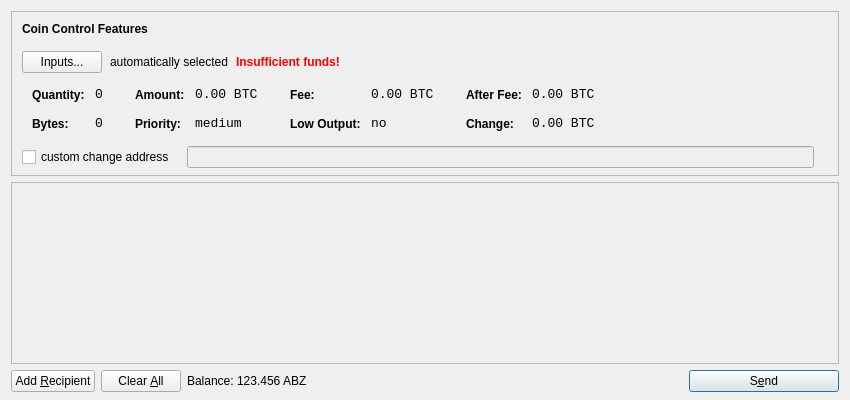
<?xml version="1.0" encoding="UTF-8"?>
<ui version="4.0">
 <class>SendCoinsDialog</class>
 <widget class="QDialog" name="SendCoinsDialog">
  <property name="geometry">
   <rect>
    <x>0</x>
    <y>0</y>
    <width>850</width>
    <height>400</height>
   </rect>
  </property>
  <property name="windowTitle">
   <string>Send Coins</string>
  </property>
  <layout class="QVBoxLayout" name="verticalLayout" stretch="0,1,0">
   <property name="bottomMargin">
    <number>8</number>
   </property>
   <item>
    <widget class="QFrame" name="frameCoinControl">
     <property name="sizePolicy">
      <sizepolicy hsizetype="Expanding" vsizetype="Expanding">
       <horstretch>0</horstretch>
       <verstretch>0</verstretch>
      </sizepolicy>
     </property>
     <property name="maximumSize">
      <size>
       <width>16777215</width>
       <height>16777215</height>
      </size>
     </property>
     <property name="frameShape">
      <enum>QFrame::StyledPanel</enum>
     </property>
     <property name="frameShadow">
      <enum>QFrame::Sunken</enum>
     </property>
     <layout class="QVBoxLayout" name="verticalLayoutCoinControl2">
      <property name="spacing">
       <number>-1</number>
      </property>
      <property name="leftMargin">
       <number>0</number>
      </property>
      <property name="topMargin">
       <number>0</number>
      </property>
      <property name="rightMargin">
       <number>0</number>
      </property>
      <property name="bottomMargin">
       <number>6</number>
      </property>
      <item>
       <layout class="QVBoxLayout" name="verticalLayoutCoinControl" stretch="0,0,0,0,1">
        <property name="spacing">
         <number>0</number>
        </property>
        <property name="leftMargin">
         <number>10</number>
        </property>
        <property name="topMargin">
         <number>10</number>
        </property>
        <item>
         <layout class="QHBoxLayout" name="horizontalLayoutCoinControl1">
          <property name="bottomMargin">
           <number>15</number>
          </property>
          <item>
           <widget class="QLabel" name="labelCoinControlFeatures">
            <property name="sizePolicy">
             <sizepolicy hsizetype="Preferred" vsizetype="Maximum">
              <horstretch>0</horstretch>
              <verstretch>0</verstretch>
             </sizepolicy>
            </property>
            <property name="font">
             <font>
              <weight>75</weight>
              <bold>true</bold>
             </font>
            </property>
            <property name="styleSheet">
             <string notr="true">font-weight:bold;</string>
            </property>
            <property name="text">
             <string>Coin Control Features</string>
            </property>
           </widget>
          </item>
         </layout>
        </item>
        <item>
         <layout class="QHBoxLayout" name="horizontalLayoutCoinControl2" stretch="0,0,0,0">
          <property name="spacing">
           <number>8</number>
          </property>
          <property name="bottomMargin">
           <number>10</number>
          </property>
          <item>
           <widget class="QPushButton" name="pushButtonCoinControl">
            <property name="styleSheet">
             <string notr="true"/>
            </property>
            <property name="text">
             <string>Inputs...</string>
            </property>
           </widget>
          </item>
          <item>
           <widget class="QLabel" name="labelCoinControlAutomaticallySelected">
            <property name="text">
             <string>automatically selected</string>
            </property>
            <property name="margin">
             <number>5</number>
            </property>
           </widget>
          </item>
          <item>
           <widget class="QLabel" name="labelCoinControlInsuffFunds">
            <property name="font">
             <font>
              <weight>75</weight>
              <bold>true</bold>
             </font>
            </property>
            <property name="styleSheet">
             <string notr="true">color:red;font-weight:bold;</string>
            </property>
            <property name="text">
             <string>Insufficient funds!</string>
            </property>
            <property name="margin">
             <number>5</number>
            </property>
           </widget>
          </item>
          <item>
           <spacer name="horizontalSpacerCoinControl">
            <property name="orientation">
             <enum>Qt::Horizontal</enum>
            </property>
            <property name="sizeHint" stdset="0">
             <size>
              <width>40</width>
              <height>1</height>
             </size>
            </property>
           </spacer>
          </item>
         </layout>
        </item>
        <item>
         <widget class="QWidget" name="widgetCoinControl" native="true">
          <property name="sizePolicy">
           <sizepolicy hsizetype="Preferred" vsizetype="Preferred">
            <horstretch>0</horstretch>
            <verstretch>0</verstretch>
           </sizepolicy>
          </property>
          <property name="minimumSize">
           <size>
            <width>0</width>
            <height>0</height>
           </size>
          </property>
          <property name="styleSheet">
           <string notr="true"/>
          </property>
          <layout class="QHBoxLayout" name="horizontalLayoutCoinControl5">
           <property name="margin">
            <number>0</number>
           </property>
           <item>
            <layout class="QHBoxLayout" name="horizontalLayoutCoinControl3" stretch="0,0,0,1">
             <property name="spacing">
              <number>20</number>
             </property>
             <property name="topMargin">
              <number>0</number>
             </property>
             <property name="bottomMargin">
              <number>10</number>
             </property>
             <item>
              <layout class="QFormLayout" name="formLayoutCoinControl1">
               <property name="horizontalSpacing">
                <number>10</number>
               </property>
               <property name="verticalSpacing">
                <number>14</number>
               </property>
               <property name="leftMargin">
                <number>10</number>
               </property>
               <property name="topMargin">
                <number>4</number>
               </property>
               <property name="rightMargin">
                <number>6</number>
               </property>
               <item row="0" column="0">
                <widget class="QLabel" name="labelCoinControlQuantityText">
                 <property name="styleSheet">
                  <string notr="true">font-weight:bold;</string>
                 </property>
                 <property name="text">
                  <string>Quantity:</string>
                 </property>
                 <property name="margin">
                  <number>0</number>
                 </property>
                </widget>
               </item>
               <item row="0" column="1">
                <widget class="QLabel" name="labelCoinControlQuantity">
                 <property name="font">
                  <font>
                   <family>Monospace</family>
                   <pointsize>10</pointsize>
                  </font>
                 </property>
                 <property name="cursor">
                  <cursorShape>IBeamCursor</cursorShape>
                 </property>
                 <property name="contextMenuPolicy">
                  <enum>Qt::ActionsContextMenu</enum>
                 </property>
                 <property name="text">
                  <string notr="true">0</string>
                 </property>
                 <property name="margin">
                  <number>0</number>
                 </property>
                 <property name="textInteractionFlags">
                  <set>Qt::LinksAccessibleByMouse|Qt::TextSelectableByKeyboard|Qt::TextSelectableByMouse</set>
                 </property>
                </widget>
               </item>
               <item row="1" column="0">
                <widget class="QLabel" name="labelCoinControlBytesText">
                 <property name="styleSheet">
                  <string notr="true">font-weight:bold;</string>
                 </property>
                 <property name="text">
                  <string>Bytes:</string>
                 </property>
                </widget>
               </item>
               <item row="1" column="1">
                <widget class="QLabel" name="labelCoinControlBytes">
                 <property name="font">
                  <font>
                   <family>Monospace</family>
                   <pointsize>10</pointsize>
                  </font>
                 </property>
                 <property name="cursor">
                  <cursorShape>IBeamCursor</cursorShape>
                 </property>
                 <property name="contextMenuPolicy">
                  <enum>Qt::ActionsContextMenu</enum>
                 </property>
                 <property name="text">
                  <string notr="true">0</string>
                 </property>
                 <property name="textInteractionFlags">
                  <set>Qt::LinksAccessibleByMouse|Qt::TextSelectableByKeyboard|Qt::TextSelectableByMouse</set>
                 </property>
                </widget>
               </item>
              </layout>
             </item>
             <item>
              <layout class="QFormLayout" name="formLayoutCoinControl2">
               <property name="horizontalSpacing">
                <number>10</number>
               </property>
               <property name="verticalSpacing">
                <number>14</number>
               </property>
               <property name="leftMargin">
                <number>6</number>
               </property>
               <property name="topMargin">
                <number>4</number>
               </property>
               <property name="rightMargin">
                <number>6</number>
               </property>
               <item row="0" column="0">
                <widget class="QLabel" name="labelCoinControlAmountText">
                 <property name="styleSheet">
                  <string notr="true">font-weight:bold;</string>
                 </property>
                 <property name="text">
                  <string>Amount:</string>
                 </property>
                 <property name="margin">
                  <number>0</number>
                 </property>
                </widget>
               </item>
               <item row="0" column="1">
                <widget class="QLabel" name="labelCoinControlAmount">
                 <property name="font">
                  <font>
                   <family>Monospace</family>
                   <pointsize>10</pointsize>
                  </font>
                 </property>
                 <property name="cursor">
                  <cursorShape>IBeamCursor</cursorShape>
                 </property>
                 <property name="contextMenuPolicy">
                  <enum>Qt::ActionsContextMenu</enum>
                 </property>
                 <property name="text">
                  <string notr="true">0.00 BTC</string>
                 </property>
                 <property name="textInteractionFlags">
                  <set>Qt::LinksAccessibleByMouse|Qt::TextSelectableByKeyboard|Qt::TextSelectableByMouse</set>
                 </property>
                </widget>
               </item>
               <item row="1" column="0">
                <widget class="QLabel" name="labelCoinControlPriorityText">
                 <property name="styleSheet">
                  <string notr="true">font-weight:bold;</string>
                 </property>
                 <property name="text">
                  <string>Priority:</string>
                 </property>
                </widget>
               </item>
               <item row="1" column="1">
                <widget class="QLabel" name="labelCoinControlPriority">
                 <property name="font">
                  <font>
                   <family>Monospace</family>
                   <pointsize>10</pointsize>
                  </font>
                 </property>
                 <property name="cursor">
                  <cursorShape>IBeamCursor</cursorShape>
                 </property>
                 <property name="contextMenuPolicy">
                  <enum>Qt::ActionsContextMenu</enum>
                 </property>
                 <property name="text">
                  <string>medium</string>
                 </property>
                 <property name="textInteractionFlags">
                  <set>Qt::LinksAccessibleByMouse|Qt::TextSelectableByKeyboard|Qt::TextSelectableByMouse</set>
                 </property>
                </widget>
               </item>
              </layout>
             </item>
             <item>
              <layout class="QFormLayout" name="formLayoutCoinControl3">
               <property name="horizontalSpacing">
                <number>10</number>
               </property>
               <property name="verticalSpacing">
                <number>14</number>
               </property>
               <property name="leftMargin">
                <number>6</number>
               </property>
               <property name="topMargin">
                <number>4</number>
               </property>
               <property name="rightMargin">
                <number>6</number>
               </property>
               <item row="0" column="0">
                <widget class="QLabel" name="labelCoinControlFeeText">
                 <property name="styleSheet">
                  <string notr="true">font-weight:bold;</string>
                 </property>
                 <property name="text">
                  <string>Fee:</string>
                 </property>
                 <property name="margin">
                  <number>0</number>
                 </property>
                </widget>
               </item>
               <item row="0" column="1">
                <widget class="QLabel" name="labelCoinControlFee">
                 <property name="font">
                  <font>
                   <family>Monospace</family>
                   <pointsize>10</pointsize>
                  </font>
                 </property>
                 <property name="cursor">
                  <cursorShape>IBeamCursor</cursorShape>
                 </property>
                 <property name="contextMenuPolicy">
                  <enum>Qt::ActionsContextMenu</enum>
                 </property>
                 <property name="text">
                  <string notr="true">0.00 BTC</string>
                 </property>
                 <property name="textInteractionFlags">
                  <set>Qt::LinksAccessibleByMouse|Qt::TextSelectableByKeyboard|Qt::TextSelectableByMouse</set>
                 </property>
                </widget>
               </item>
               <item row="1" column="0">
                <widget class="QLabel" name="labelCoinControlLowOutputText">
                 <property name="styleSheet">
                  <string notr="true">font-weight:bold;</string>
                 </property>
                 <property name="text">
                  <string>Low Output:</string>
                 </property>
                </widget>
               </item>
               <item row="1" column="1">
                <widget class="QLabel" name="labelCoinControlLowOutput">
                 <property name="font">
                  <font>
                   <family>Monospace</family>
                   <pointsize>10</pointsize>
                  </font>
                 </property>
                 <property name="cursor">
                  <cursorShape>IBeamCursor</cursorShape>
                 </property>
                 <property name="contextMenuPolicy">
                  <enum>Qt::ActionsContextMenu</enum>
                 </property>
                 <property name="text">
                  <string>no</string>
                 </property>
                 <property name="textInteractionFlags">
                  <set>Qt::LinksAccessibleByMouse|Qt::TextSelectableByKeyboard|Qt::TextSelectableByMouse</set>
                 </property>
                </widget>
               </item>
              </layout>
             </item>
             <item>
              <layout class="QFormLayout" name="formLayoutCoinControl4">
               <property name="horizontalSpacing">
                <number>10</number>
               </property>
               <property name="verticalSpacing">
                <number>14</number>
               </property>
               <property name="leftMargin">
                <number>6</number>
               </property>
               <property name="topMargin">
                <number>4</number>
               </property>
               <property name="rightMargin">
                <number>6</number>
               </property>
               <item row="0" column="0">
                <widget class="QLabel" name="labelCoinControlAfterFeeText">
                 <property name="styleSheet">
                  <string notr="true">font-weight:bold;</string>
                 </property>
                 <property name="text">
                  <string>After Fee:</string>
                 </property>
                 <property name="margin">
                  <number>0</number>
                 </property>
                </widget>
               </item>
               <item row="0" column="1">
                <widget class="QLabel" name="labelCoinControlAfterFee">
                 <property name="font">
                  <font>
                   <family>Monospace</family>
                   <pointsize>10</pointsize>
                  </font>
                 </property>
                 <property name="cursor">
                  <cursorShape>IBeamCursor</cursorShape>
                 </property>
                 <property name="contextMenuPolicy">
                  <enum>Qt::ActionsContextMenu</enum>
                 </property>
                 <property name="text">
                  <string notr="true">0.00 BTC</string>
                 </property>
                 <property name="textInteractionFlags">
                  <set>Qt::LinksAccessibleByMouse|Qt::TextSelectableByKeyboard|Qt::TextSelectableByMouse</set>
                 </property>
                </widget>
               </item>
               <item row="1" column="0">
                <widget class="QLabel" name="labelCoinControlChangeText">
                 <property name="styleSheet">
                  <string notr="true">font-weight:bold;</string>
                 </property>
                 <property name="text">
                  <string>Change:</string>
                 </property>
                </widget>
               </item>
               <item row="1" column="1">
                <widget class="QLabel" name="labelCoinControlChange">
                 <property name="font">
                  <font>
                   <family>Monospace</family>
                   <pointsize>10</pointsize>
                  </font>
                 </property>
                 <property name="cursor">
                  <cursorShape>IBeamCursor</cursorShape>
                 </property>
                 <property name="contextMenuPolicy">
                  <enum>Qt::ActionsContextMenu</enum>
                 </property>
                 <property name="text">
                  <string notr="true">0.00 BTC</string>
                 </property>
                 <property name="textInteractionFlags">
                  <set>Qt::LinksAccessibleByMouse|Qt::TextSelectableByKeyboard|Qt::TextSelectableByMouse</set>
                 </property>
                </widget>
               </item>
              </layout>
             </item>
            </layout>
           </item>
          </layout>
         </widget>
        </item>
        <item>
         <layout class="QHBoxLayout" name="horizontalLayoutCoinControl4" stretch="0,0,0">
          <property name="spacing">
           <number>12</number>
          </property>
          <property name="sizeConstraint">
           <enum>QLayout::SetDefaultConstraint</enum>
          </property>
          <property name="topMargin">
           <number>5</number>
          </property>
          <property name="rightMargin">
           <number>5</number>
          </property>
          <item>
           <widget class="QCheckBox" name="checkBoxCoinControlChange">
            <property name="text">
             <string>custom change address</string>
            </property>
           </widget>
          </item>
          <item>
           <widget class="QLineEdit" name="lineEditCoinControlChange">
            <property name="enabled">
             <bool>false</bool>
            </property>
            <property name="sizePolicy">
             <sizepolicy hsizetype="Expanding" vsizetype="Fixed">
              <horstretch>0</horstretch>
              <verstretch>0</verstretch>
             </sizepolicy>
            </property>
           </widget>
          </item>
          <item>
           <widget class="QLabel" name="labelCoinControlChangeLabel">
            <property name="sizePolicy">
             <sizepolicy hsizetype="Preferred" vsizetype="Expanding">
              <horstretch>0</horstretch>
              <verstretch>0</verstretch>
             </sizepolicy>
            </property>
            <property name="minimumSize">
             <size>
              <width>0</width>
              <height>0</height>
             </size>
            </property>
            <property name="text">
             <string/>
            </property>
            <property name="margin">
             <number>3</number>
            </property>
           </widget>
          </item>
         </layout>
        </item>
        <item>
         <spacer name="verticalSpacerCoinControl">
          <property name="orientation">
           <enum>Qt::Vertical</enum>
          </property>
          <property name="sizeHint" stdset="0">
           <size>
            <width>800</width>
            <height>1</height>
           </size>
          </property>
         </spacer>
        </item>
       </layout>
      </item>
     </layout>
    </widget>
   </item>
   <item>
    <widget class="QScrollArea" name="scrollArea">
     <property name="widgetResizable">
      <bool>true</bool>
     </property>
     <widget class="QWidget" name="scrollAreaWidgetContents">
      <property name="geometry">
       <rect>
        <x>0</x>
        <y>0</y>
        <width>830</width>
        <height>165</height>
       </rect>
      </property>
      <layout class="QVBoxLayout" name="verticalLayout_2">
       <property name="margin">
        <number>0</number>
       </property>
       <item>
        <layout class="QVBoxLayout" name="entries">
         <property name="spacing">
          <number>6</number>
         </property>
        </layout>
       </item>
       <item>
        <spacer name="verticalSpacer">
         <property name="orientation">
          <enum>Qt::Vertical</enum>
         </property>
         <property name="sizeHint" stdset="0">
          <size>
           <width>20</width>
           <height>40</height>
          </size>
         </property>
        </spacer>
       </item>
      </layout>
     </widget>
    </widget>
   </item>
   <item>
    <layout class="QHBoxLayout" name="horizontalLayout">
     <item>
      <widget class="QPushButton" name="addButton">
       <property name="toolTip">
        <string>Send to multiple recipients at once</string>
       </property>
       <property name="text">
        <string>Add &amp;Recipient</string>
       </property>
       <property name="icon">
        <iconset resource="../bitcoin.qrc">
         <normaloff>:/icons/add</normaloff>:/icons/add</iconset>
       </property>
       <property name="autoDefault">
        <bool>false</bool>
       </property>
      </widget>
     </item>
     <item>
      <widget class="QPushButton" name="clearButton">
       <property name="sizePolicy">
        <sizepolicy hsizetype="Minimum" vsizetype="Fixed">
         <horstretch>0</horstretch>
         <verstretch>0</verstretch>
        </sizepolicy>
       </property>
       <property name="toolTip">
        <string>Remove all transaction fields</string>
       </property>
       <property name="text">
        <string>Clear &amp;All</string>
       </property>
       <property name="icon">
        <iconset resource="../bitcoin.qrc">
         <normaloff>:/icons/remove</normaloff>:/icons/remove</iconset>
       </property>
       <property name="autoRepeatDelay">
        <number>300</number>
       </property>
       <property name="autoDefault">
        <bool>false</bool>
       </property>
      </widget>
     </item>
     <item>
      <layout class="QHBoxLayout" name="horizontalLayout_2">
       <property name="spacing">
        <number>3</number>
       </property>
       <item>
        <widget class="QLabel" name="label">
         <property name="text">
          <string>Balance:</string>
         </property>
        </widget>
       </item>
       <item>
        <widget class="QLabel" name="labelBalance">
         <property name="cursor">
          <cursorShape>IBeamCursor</cursorShape>
         </property>
         <property name="text">
          <string>123.456 ABZ</string>
         </property>
         <property name="textInteractionFlags">
          <set>Qt::LinksAccessibleByMouse|Qt::TextSelectableByKeyboard|Qt::TextSelectableByMouse</set>
         </property>
        </widget>
       </item>
      </layout>
     </item>
     <item>
      <spacer name="horizontalSpacer">
       <property name="orientation">
        <enum>Qt::Horizontal</enum>
       </property>
       <property name="sizeHint" stdset="0">
        <size>
         <width>40</width>
         <height>20</height>
        </size>
       </property>
      </spacer>
     </item>
     <item>
      <widget class="QPushButton" name="sendButton">
       <property name="minimumSize">
        <size>
         <width>150</width>
         <height>0</height>
        </size>
       </property>
       <property name="toolTip">
        <string>Confirm the send action</string>
       </property>
       <property name="text">
        <string>S&amp;end</string>
       </property>
       <property name="icon">
        <iconset resource="../bitcoin.qrc">
         <normaloff>:/icons/send</normaloff>:/icons/send</iconset>
       </property>
       <property name="default">
        <bool>true</bool>
       </property>
      </widget>
     </item>
    </layout>
   </item>
  </layout>
 </widget>
 <resources>
  <include location="../bitcoin.qrc"/>
 </resources>
 <connections/>
</ui>
